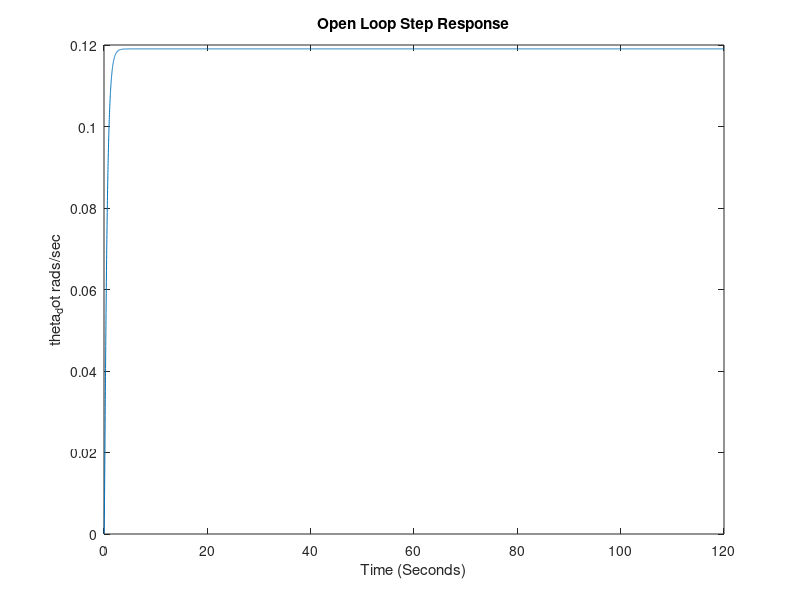
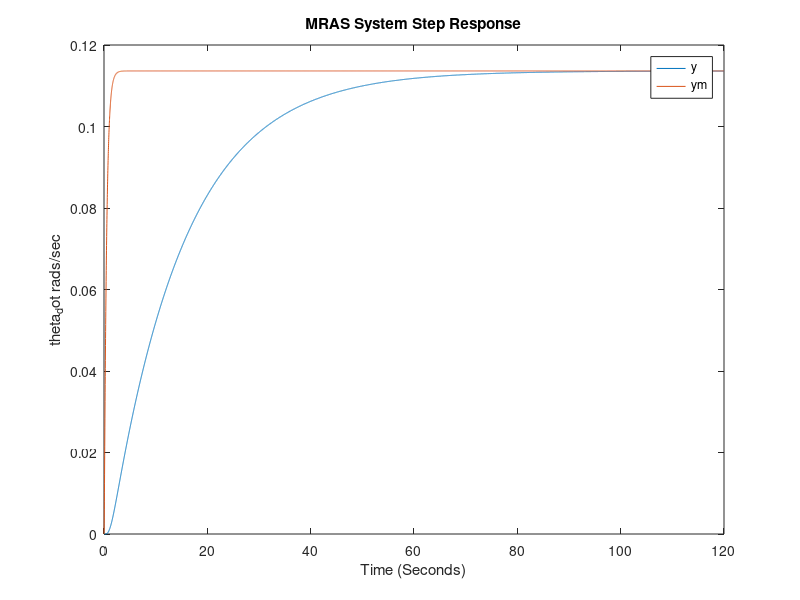

Reproduce these figures in MATLAB, in order.
% Octave
% Created April 10th 2025
% Author: Drew Currie
% Created as the final project for MSU EELE-592
% This project will work to model the current load
% on a DC motor through the change in the moment of 
% inertia. 

clear; close all; clc;
%Load required packages
pkg load control;

% Motor Constants

L = 0.5;   %H
R = 1;     %Ohm

J = 0.01;  %kg/m^2
B = 0.1    %Ns/m
Ke = 0.01; %V/rad/sec
Kt = 0.01; %Nm/Amp
K = Ke;    %Since kt = Ke only need one variable

% Motor Equations
A = [-B/J,K/J; -K/L, -R/L];
B = [0; 1/L];
% x = [x1;x2]
%x1 = theta_dot x2 = i
%d/dt(x) = Ax+Bv
C = [1 0];
%y = C*x
%Step motor just for reference comapred to lsode solution
motor = ss(A,B,C,0);
%step(motor)
%Implement Model Reference Adapative System for Inertia

function px = g(x, t, gamma, enable)
    J0 = 0.005; %Reference model gain
                %What the MRAS starts with as an estimate

    % Motor Constants
    L = 0.5;   %H
    R = 1;     %Ohm
    %J is the actual inertia of the motor 
    J = 0.01;  %kg/m^2
    B = 0.1;    %Ns/m
    Ke = 0.01; %V/rad/sec
    Kt = 0.01; %Nm/Amp
    K = Ke;    %Since kt = Ke only need one variable

    %Constant input voltage to the motor
    uc = 5;


    %x vector map:
    %x(1) = theta_dot
    %x(2) = current
    %x(3) = input voltage
    %x(4) = Theta_dot_MRAS
    %x(5) = current_MRAS
    %x(6) = d(theta)/dt -> Control update signal for speed
    %x(7) = d(theta_2)/dt -> Control update signal for current
    %Output vector
    px = zeros(1,7);
    % If enable is 0 do not run the MRAS
    % Just run the system in an open loop configuration
    if(enable == 0)
        %State 1, theta_dot
        px(4) = x(4)*(-B/J)+x(5)*(K/J);
        px(5) = x(4)*(-K/J)+x(5)*(-R/L)+uc*L;
        %As derived from the state space model,
        % y = theta_dot -> y is speed control
    endif
    % If enable is 1 run the MRAS 
    % This means updating the system to try and
    %determine teh current inertia of the system 
    if(enable == 1)
        %Use estimated inertia, J0
        %MRAS States
        px(4) = x(4)*(-B/J0)+x(5)*(K/J0);
        px(5) = x(4)*(-K/J0)+x(5)*(-R/L)+uc*L;

        %Update control signal based on theta
        %See example 5.1 pg. 187
        u = x(6)*uc;
        px(3) = u;
        %Now implement plant with the modified 
        %control signal
        px(1) = x(1)*(-B/J)+x(2)*(K/J);
        px(2) = x(1)*(-K/J)+x(2)*(-R/L)+u*L;
    
        %Update MIT Rule
        % e = y - ym 
        e = x(1) - x(4);
        %Update input for next loop
        %In this case ym is a roational speed
        px(6) = -gamma*e*x(4);
    endif
endfunction;

%Simulation
t = linspace(0,120, 10000);
x0 = zeros(1,7);
%Set an input voltage to make the system do something
%This is the same as a step input at t=0
%MIT Rule gamma
gamma = 5;

%% Simulation open loop motor
x = lsode(@(x,t) g(x,t,gamma, 0), x0, t);
%Plot results of open loop operation
figure()
plot(t,x(:,4))
title("Open Loop Step Response");
ylabel("theta_dot rads/sec");
xlabel('Time (Seconds)')
%%  Simulation MRAS motor
x = lsode(@(x,t) g(x,t,gamma, 1), x0, t);
%Plot results of MRAS 
figure()
plot(t,x(:,1), t, x(:,4))
title("MRAS System Step Response");
legend("y", "ym");
ylabel("theta_dot rads/sec");
xlabel('Time (Seconds)')



pause(0.25);
